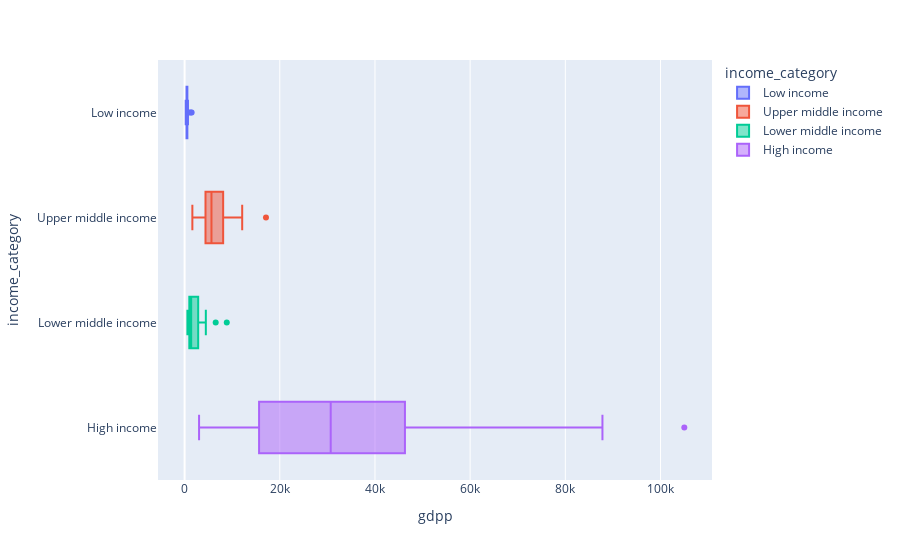

The notebook cell saved with this chart:
### Code cell
# Plot de Distribuição (BoxPlot) por gdpp e income_category
px.box(df_countries, x='gdpp', y='income_category', color='income_category', orientation='h', hover_data=['country'])

### Figure 1 — Plotly figure (JSON) as saved in the notebook; plotly's stock layout.template omitted (floating-point values rounded to 4 significant figures)
{"data": [{"alignmentgroup": "True", "customdata": [["Afghanistan"], ["Burkina Faso"], ["Burundi"], ["Central African Republic"], ["Chad"], ["Congo Dem. Rep."], ["Eritrea"], ["Gambia"], ["Guinea-Bissau"], ["Liberia"], ["Madagascar"], ["Malawi"], ["Mali"], ["Mozambique"], ["Niger"], ["Rwanda"], ["Sierra Leone"], ["Sudan"], ["Togo"], ["Uganda"], ["Yemen"]], "hovertemplate": "income_category=%{y}<br>gdpp=%{x}<br>country=%{customdata[0]}<extra></extra>", "legendgroup": "Low income", "marker": {"color": "#636efa"}, "name": "Low income", "notched": false, "offsetgroup": "Low income", "orientation": "h", "showlegend": true, "type": "box", "x": [553, 575, 231, 446, 897, 334, 482, 562, 547, 327, 413, 459, 708, 419, 348, 563, 399, 1480, 488, 595, 1310], "x0": " ", "xaxis": "x", "y": ["Low income", "Low income", "Low income", "Low income", "Low income", "Low income", "Low income", "Low income", "Low income", "Low income", "Low income", "Low income", "Low income", "Low income", "Low income", "Low income", "Low income", "Low income", "Low income", "Low income", "Low income"], "y0": " ", "yaxis": "y"}, {"alignmentgroup": "True", "customdata": [["Albania"], ["Argentina"], ["Armenia"], ["Azerbaijan"], ["Belarus"], ["Belize"], ["Bosnia and Herzegovina"], ["Botswana"], ["Brazil"], ["Bulgaria"], ["China"], ["Colombia"], ["Costa Rica"], ["Dominican Republic"], ["Ecuador"], ["El Salvador"], ["Equatorial Guinea"], ["Fiji"], ["Gabon"], ["Georgia"], ["Grenada"], ["Guatemala"], ["Indonesia"], ["Iraq"], ["Jamaica"], ["Kazakhstan"], ["Libya"], ["Malaysia"], ["Maldives"], ["Mauritius"], ["Moldova"], ["Montenegro"], ["Namibia"], ["Paraguay"], ["Peru"], ["Russia"], ["Serbia"], ["South Africa"], ["St. Vincent and the Grenadines"], ["Suriname"], ["Thailand"], ["Tonga"], ["Turkey"], ["Turkmenistan"]], "hovertemplate": "income_category=%{y}<br>gdpp=%{x}<br>country=%{customdata[0]}<extra></extra>", "legendgroup": "Upper middle income", "marker": {"color": "#EF553B"}, "name": "Upper middle income", "notched": false, "offsetgroup": "Upper middle income", "orientation": "h", "showlegend": true, "type": "box", "x": [4090, 10300, 3220, 5840, 6030, 4340, 4610, 6350, 11200, 6840, 4560, 6250, 8200, 5450, 4660, 2990, 17100, 3650, 8750, 2960, 7370, 2830, 3110, 4500, 4680, 9070, 12100, 9070, 7100, 8000, 1630, 6680, 5190, 3230, 5020, 10700, 5410, 7280, 6230, 8300, 5080, 3550, 10700, 4440], "x0": " ", "xaxis": "x", "y": ["Upper middle income", "Upper middle income", "Upper middle income", "Upper middle income", "Upper middle income", "Upper middle income", "Upper middle income", "Upper middle income", "Upper middle income", "Upper middle income", "Upper middle income", "Upper middle income", "Upper middle income", "Upper middle income", "Upper middle income", "Upper middle income", "Upper middle income", "Upper middle income", "Upper middle income", "Upper middle income", "Upper middle income", "Upper middle income", "Upper middle income", "Upper middle income", "Upper middle income", "Upper middle income", "Upper middle income", "Upper middle income", "Upper middle income", "Upper middle income", "Upper middle income", "Upper middle income", "Upper middle income", "Upper middle income", "Upper middle income", "Upper middle income", "Upper middle income", "Upper middle income", "Upper middle income", "Upper middle income", "Upper middle income", "Upper middle income", "Upper middle income", "Upper middle income"], "y0": " ", "yaxis": "y"}, {"alignmentgroup": "True", "customdata": [["Algeria"], ["Angola"], ["Bangladesh"], ["Benin"], ["Bhutan"], ["Bolivia"], ["Cambodia"], ["Cameroon"], ["Cape Verde"], ["Comoros"], ["Congo Rep."], ["Cote d'Ivoire"], ["Egypt"], ["Ghana"], ["Guinea"], ["Haiti"], ["India"], ["Iran"], ["Jordan"], ["Kenya"], ["Kiribati"], ["Kyrgyz Republic"], ["Lao"], ["Lebanon"], ["Lesotho"], ["Mauritania"], ["Micronesia"], ["Mongolia"], ["Morocco"], ["Myanmar"], ["Nepal"], ["Nigeria"], ["Pakistan"], ["Philippines"], ["Samoa"], ["Senegal"], ["Solomon Islands"], ["Sri Lanka"], ["Tajikistan"], ["Tanzania"], ["Timor-Leste"], ["Tunisia"], ["Ukraine"], ["Uzbekistan"], ["Vanuatu"], ["Vietnam"], ["Zambia"]], "hovertemplate": "income_category=%{y}<br>gdpp=%{x}<br>country=%{customdata[0]}<extra></extra>", "legendgroup": "Lower middle income", "marker": {"color": "#00cc96"}, "name": "Lower middle income", "notched": false, "offsetgroup": "Lower middle income", "orientation": "h", "showlegend": true, "type": "box", "x": [4460, 3530, 758, 758, 2180, 1980, 786, 1310, 3310, 769, 2740, 1220, 2600, 1310, 648, 662, 1350, 6530, 3680, 967, 1490, 880, 1140, 8860, 1170, 1200, 2860, 2650, 2830, 988, 592, 2330, 1040, 2130, 3450, 1000, 1290, 2810, 738, 702, 3600, 4140, 2970, 1380, 2970, 1310, 1460], "x0": " ", "xaxis": "x", "y": ["Lower middle income", "Lower middle income", "Lower middle income", "Lower middle income", "Lower middle income", "Lower middle income", "Lower middle income", "Lower middle income", "Lower middle income", "Lower middle income", "Lower middle income", "Lower middle income", "Lower middle income", "Lower middle income", "Lower middle income", "Lower middle income", "Lower middle income", "Lower middle income", "Lower middle income", "Lower middle income", "Lower middle income", "Lower middle income", "Lower middle income", "Lower middle income", "Lower middle income", "Lower middle income", "Lower middle income", "Lower middle income", "Lower middle income", "Lower middle income", "Lower middle income", "Lower middle income", "Lower middle income", "Lower middle income", "Lower middle income", "Lower middle income", "Lower middle income", "Lower middle income", "Lower middle income", "Lower middle income", "Lower middle income", "Lower middle income", "Lower middle income", "Lower middle income", "Lower middle income", "Lower middle income", "Lower middle income"], "y0": " ", "yaxis": "y"}, {"alignmentgroup": "True", "customdata": [["Antigua and Barbuda"], ["Australia"], ["Austria"], ["Bahamas"], ["Bahrain"], ["Barbados"], ["Belgium"], ["Brunei"], ["Canada"], ["Chile"], ["Croatia"], ["Cyprus"], ["Czech Republic"], ["Denmark"], ["Estonia"], ["Finland"], ["France"], ["Germany"], ["Greece"], ["Guyana"], ["Hungary"], ["Iceland"], ["Ireland"], ["Israel"], ["Italy"], ["Japan"], ["Kuwait"], ["Latvia"], ["Lithuania"], ["Luxembourg"], ["Malta"], ["Netherlands"], ["New Zealand"], ["Norway"], ["Oman"], ["Panama"], ["Poland"], ["Portugal"], ["Qatar"], ["Romania"], ["Saudi Arabia"], ["Seychelles"], ["Singapore"], ["Slovak Republic"], ["Slovenia"], ["South Korea"], ["Spain"], ["Sweden"], ["Switzerland"], ["United Arab Emirates"], ["United Kingdom"], ["United States"], ["Uruguay"]], "hovertemplate": "income_category=%{y}<br>gdpp=%{x}<br>country=%{customdata[0]}<extra></extra>", "legendgroup": "High income", "marker": {"color": "#ab63fa"}, "name": "High income", "notched": false, "offsetgroup": "High income", "orientation": "h", "showlegend": true, "type": "box", "x": [12200, 51900, 46900, 28000, 20700, 16000, 44400, 35300, 47400, 12900, 13500, 30800, 19800, 58000, 14600, 46200, 40600, 41800, 26900, 3040, 13100, 41900, 48700, 30600, 35800, 44500, 38500, 11300, 12000, 105000, 21100, 50300, 33700, 87800, 19300, 8080, 12600, 22500, 70300, 8230, 19300, 10800, 46600, 16600, 23400, 22100, 30700, 52100, 74600, 35000, 38900, 48400, 11900], "x0": " ", "xaxis": "x", "y": ["High income", "High income", "High income", "High income", "High income", "High income", "High income", "High income", "High income", "High income", "High income", "High income", "High income", "High income", "High income", "High income", "High income", "High income", "High income", "High income", "High income", "High income", "High income", "High income", "High income", "High income", "High income", "High income", "High income", "High income", "High income", "High income", "High income", "High income", "High income", "High income", "High income", "High income", "High income", "High income", "High income", "High income", "High income", "High income", "High income", "High income", "High income", "High income", "High income", "High income", "High income", "High income", "High income"], "y0": " ", "yaxis": "y"}], "layout": {"boxmode": "overlay", "legend": {"title": {"text": "income_category"}, "tracegroupgap": 0}, "margin": {"t": 60}, "xaxis": {"anchor": "y", "domain": [0, 1], "title": {"text": "gdpp"}}, "yaxis": {"anchor": "x", "categoryarray": ["High income", "Lower middle income", "Upper middle income", "Low income"], "categoryorder": "array", "domain": [0, 1], "title": {"text": "income_category"}}}}
